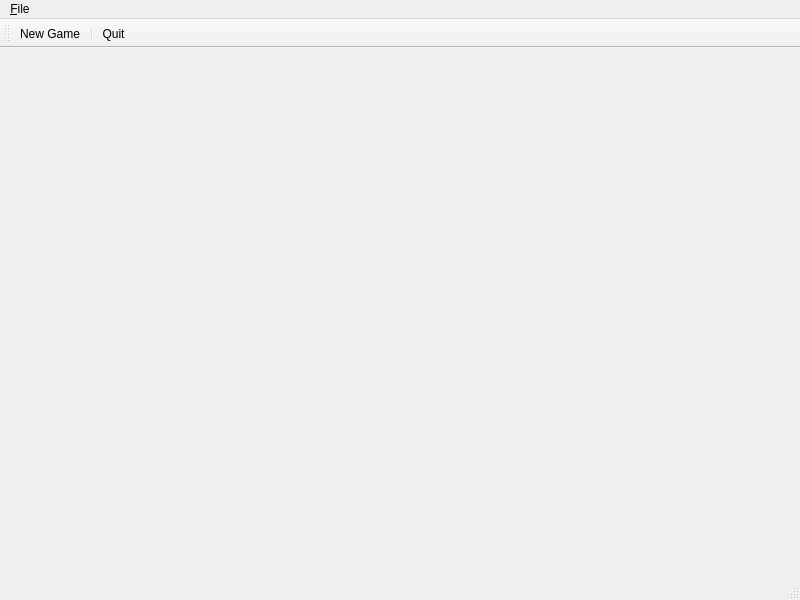
<?xml version="1.0" encoding="UTF-8"?>
<ui version="4.0">
 <class>MainWindow</class>
 <widget class="QMainWindow" name="MainWindow">
  <property name="geometry">
   <rect>
    <x>0</x>
    <y>0</y>
    <width>800</width>
    <height>600</height>
   </rect>
  </property>
  <property name="windowTitle">
   <string>MainWindow</string>
  </property>
  <widget class="QWidget" name="centralwidget">
   <layout class="QVBoxLayout" name="verticalLayout">
    <item>
     <widget class="QLabel" name="player1"/>
    </item>
    <item>
     <widget class="TicTacToeWidget" name="gameBoard" native="true">
      <property name="enabled">
       <bool>false</bool>
      </property>
     </widget>
    </item>
    <item>
     <widget class="QLabel" name="player2">
      <property name="text">
       <string/>
      </property>
     </widget>
    </item>
   </layout>
  </widget>
  <widget class="QMenuBar" name="menubar">
   <property name="geometry">
    <rect>
     <x>0</x>
     <y>0</y>
     <width>800</width>
     <height>22</height>
    </rect>
   </property>
   <widget class="QMenu" name="menu_File">
    <property name="title">
     <string>&amp;File</string>
    </property>
    <addaction name="actionNewGame"/>
    <addaction name="separator"/>
    <addaction name="actionQuit"/>
   </widget>
   <addaction name="menu_File"/>
  </widget>
  <widget class="QStatusBar" name="statusbar"/>
  <widget class="QToolBar" name="toolBar">
   <property name="windowTitle">
    <string>toolBar</string>
   </property>
   <attribute name="toolBarArea">
    <enum>TopToolBarArea</enum>
   </attribute>
   <attribute name="toolBarBreak">
    <bool>false</bool>
   </attribute>
   <addaction name="actionNewGame"/>
   <addaction name="separator"/>
   <addaction name="actionQuit"/>
  </widget>
  <action name="actionNewGame">
   <property name="icon">
    <iconset resource="resources.qrc">
     <normaloff>:/newgame.png</normaloff>:/newgame.png</iconset>
   </property>
   <property name="text">
    <string>New Game</string>
   </property>
   <property name="toolTip">
    <string>Start new game</string>
   </property>
   <property name="shortcut">
    <string>Ctrl+N</string>
   </property>
  </action>
  <action name="actionQuit">
   <property name="icon">
    <iconset resource="resources.qrc">
     <normaloff>:/application-exit.png</normaloff>:/application-exit.png</iconset>
   </property>
   <property name="text">
    <string>Quit</string>
   </property>
   <property name="toolTip">
    <string>Exit the program</string>
   </property>
   <property name="shortcut">
    <string>Ctrl+Q</string>
   </property>
  </action>
 </widget>
 <customwidgets>
  <customwidget>
   <class>TicTacToeWidget</class>
   <extends>QWidget</extends>
   <header>tictactoewidget.hpp</header>
   <container>1</container>
  </customwidget>
 </customwidgets>
 <resources>
  <include location="resources.qrc"/>
 </resources>
 <connections/>
</ui>
